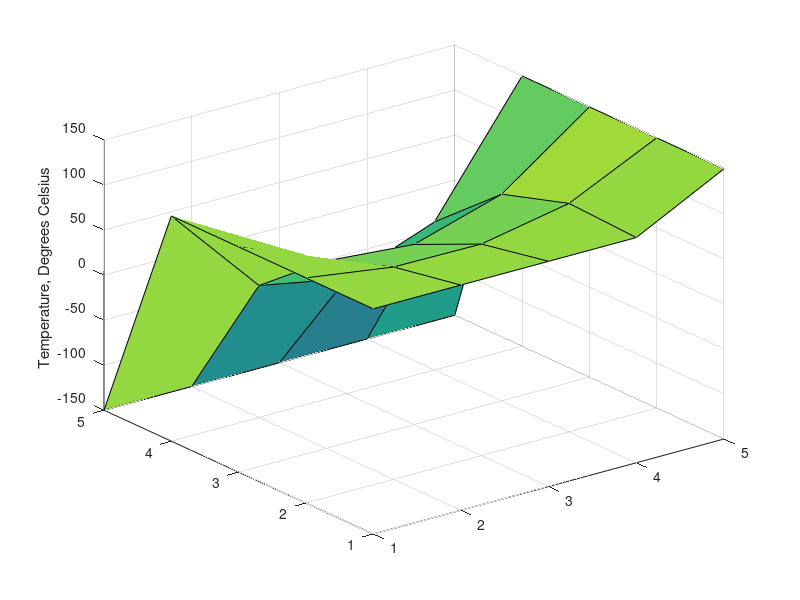

Write the MATLAB code that produced this figure.
clc;
%% Set boundary conditions

% Create nxn 2-D surface
size = 5; 
a = zeros(size,size);

% Set temperature of sides
a(1,:) = 100.*ones(size, 1);
a(:,1) = 100.*ones(size, 1);
a(:,size) = 150.*ones(size, 1);
a(size,:) = -150*ones(size, 1);



%% Create matrix of boundary conditions

% Constants that will be used throughout
c1 = (length(a)-2)^2; % number of nodes
c2 = length(a)-2;     % n of nxn solution matrix
c3 = length(a)-3;     % Honestly don't need this but it's legacy at this point

% Create and fill boundary matrix using boundary conditions
% See external documentation for justification
boundaries = zeros(c1,4);

% Top
for i = 1:c2
    boundaries(i,1) = -a(1, i+1);
end
count = 2;
% Bottom
for i = (c1-2):c1
    boundaries(i,4) = -a(size, count);
    count = count + 1;
end
count = 2;
% Right
for i = 1:c3+1:c1
    boundaries(i,2) = -a(count, 1);
    count = 1+count;
end
count = 2;
% Bottom
for i = c3+1:c3+1:c1
    boundaries(i,3) = -a(count, size);
    count = 1+count;
end

%% Create and fill solution matrix

% Create an nxn solution space
b = zeros(c1, c1);

% Fill in solution matrix. See external documentation for justification

% Repeated throughout
repeat = [1 -4 1];
fillin = [1, zeros(1, c3-1) , repeat, zeros(1, c3-1), 1];

% Fill in top 
count1 = round(length(fillin)/2);
count2 = 1;
for j = length(fillin)/2:-1:0
    b(count2,:) = b(count2,:) + [fillin(j:length(fillin)), zeros(1, length(b)-count1)];
    count2 = count2 + 1;
    count1 = count1 + 1;
end

% Fill in middle
count3 = 1;
while count1 < c1
    fillin(1:j);
    [zeros(1,count3), fillin, zeros(1,length(b)-count1+count3)];
    j =length(fillin);
    b(count2,:) = b(count2,:) + [zeros(1,count3), fillin, zeros(1,length(b)-count1)];
    count2 = count2 + 1;
    count1 = count1 +1;
    count3 = count3 + 1;
end

% Fill in bottom
for j = length(fillin):-1:length(fillin)/2
    fillin(1:j);
    b(count2,:) = b(count2,:) + [zeros(1,count3), fillin(1:j)];
    count2 = count2 + 1;
    count3 = count3 + 1;
end

% Insert zeros to account for sides of surface
for i = c2:c2:length(b)-1
    b(i,i+1) = 0;
end
for i = c2+1:c2:length(b)
    b(i,i-1) = 0;
end

%% Introduce boundary conditions to matrix
b = [b, ones(c1, 1)];
for i = 1:length(b)-1
    b(i,length(b)) = sum(boundaries(i,:));
end

%% Solve matrix
b
% boundaries
b = rref(b);

%% Update initial table using solved values
c = a;
count = 1;
for i = 1:length(c)-2
    for j = 1:length(c)-2
        c(i+1,j+1) = b(count, length(b));
        count = count + 1;
    end
end

%% Plot surface
c;
s = surf(c)
zlabel('Temperature, Degrees Celsius')
